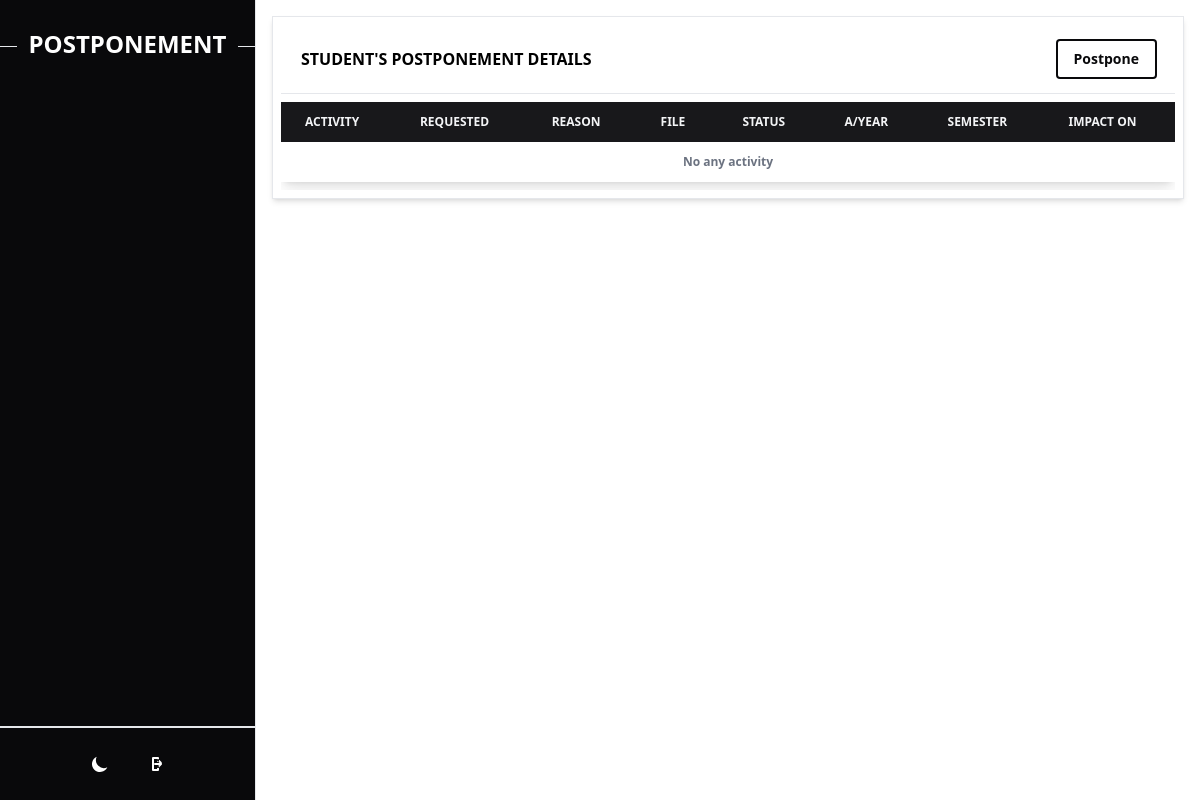
The page /postpone/ (signed in) on the database as committed earlier.
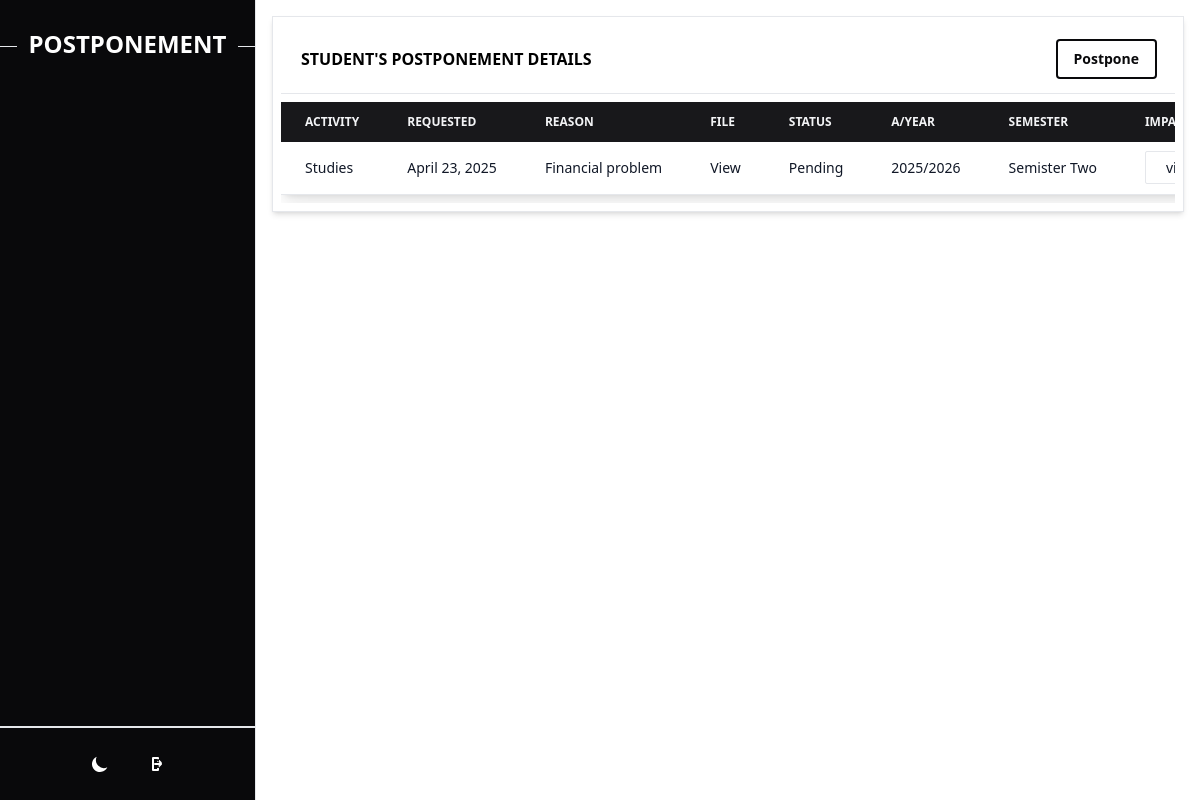
The same page on the database as committed later.
### postponement/models.py (models this page shows, shortened)
class Postponement(models.Model):
    postponementID = models.AutoField(primary_key=True)
    student = models.ForeignKey(Student, on_delete=models.CASCADE)
    status = models.CharField(max_length=15, default='Pending')
    activity = models.CharField(max_length=50)
    academicYear = models.ForeignKey(AcademicYear, on_delete=models.CASCADE)
    requested = models.DateField(auto_now_add=True)
    scheduleSemester = models.ForeignKey(ScheduleSemester, on_delete=models.CASCADE)
    msg = models.TextField(null=True)
    reason = models.CharField(max_length=30)
    evidence = models.FileField(upload_to='evidence/', max_length=255)
    campus = models.ForeignKey(Campus, on_delete=models.CASCADE)
    expire = models.DateField(null=True)

### postponement/views.py (the view)
# urls.py: path('', views.landing, name="home"),
def landing(req):
    student_id_level = Student.objects.values('id','educationLevel','campus').filter(user=req.user.id).first()
    postponements = Postponement.objects.values('status', 'postponementID', 'student__registrationNumber', 'activity', 'requested', 'reason', 'evidence', 'msg', 'scheduleSemester__semester__semesterName', 'academicYear__academicYearFrom', 'academicYear__academicYearTo').filter(student_id=student_id_level['id'])
    data = {
        'postponement' : postponements,
        'MEDIA_URL': settings.MEDIA_URL
    }
    print(postponements)
    return render(req, 'student_info.html', data)

### postponement/templates/student_info.html (shortened to what this page needs)
{% extends "_landing.html" %}
{% block landing %}
<section class="flex w-full items-center dark:bg-gray-900">
    <div class="w-full p-2 bg-white border border-gray-200 shadow-md dark:bg-gray-800 dark:border-gray-700">
        <div class="w-full px-1 mx-auto">
            <div class="relative overflow-hidden bg-white dark:bg-gray-800 sm:rounded-lg">
              <div class="flex-row items-center justify-between p-4 space-y-3 sm:flex sm:space-y-0 sm:space-x-4">
                <div>
                  <h5 class="mr-3 font-semibold dark:text-white uppercase">Student's Postponement Details</h5>
                </div>
                <a href="{% url "pspn:create" %}" type="button" class="flex items-center justify-center px-4 py-2 text-sm font-extrabold text-zinc-950 dark:text-white rounded-sm ring-2 ring-zinc-950 dark:ring-pink-900 outline-none hover:bg-gray-100 dark:hover:bg-gray-700">
                  Postpone
                </a>
              </div>
            </div>
        </div>
        <div class="relative overflow-x-auto border-t border-gray-200 dark:border-gray-700 py-2">
            <table class="w-full text-sm text-left rtl:text-right text-gray-500 dark:text-gray-400">
                <thead class="text-xs text-gray-100 font-extrabold uppercase bg-zinc-900 dark:bg-gray-700 dark:text-gray-400">
                    <tr>
                        <th scope="col" class="px-6 py-3">Activity</th>
                        <th scope="col" class="px-6 py-3">Requested</th>
                        <th scope="col" class="px-6 py-3">Reason</th>
                        <th scope="col" class="px-6 py-3">File</th>
                        <th scope="col" class="px-6 py-3">Status</th>
                        <th scope="col" class="px-6 py-3">A/Year</th>
                        <th scope="col" class="px-6 py-3">Semester</th>
                        <th scope="col" class="px-6 py-3">Impact on</th>
                    </tr>
                </thead>
                <tbody class="shadow-lg">
                    {% if postponement %}
                        {% for postponed in postponement %}
                            <tr class="bg-white border-b dark:bg-gray-800 dark:border-gray-700 border-gray-200">
                                <td scope="row" class="px-6 py-4 font-medium text-gray-900 whitespace-nowrap dark:text-white"> {{ postponed.activity }} </td>
                                <td class="px-6 py-4 font-medium text-gray-900 whitespace-nowrap dark:text-white"> {{ postponed.requested }} </td>
                                <td class="px-6 py-4 font-medium text-gray-900 whitespace-nowrap dark:text-white"> {{ postponed.reason }} </td>
                                <td class="px-6 py-4 font-medium text-gray-900 whitespace-nowrap dark:text-white">
                                    <button class="PDF-open" data-modal-target="static-modal" data-modal-toggle="static-modal" onclick="PDF_OPEN('{{ MEDIA_URL }}{{ postponed.evidence }}')">View</button>
                                </td>
                                <td class="px-6 py-4 font-medium text-gray-900 whitespace-nowrap dark:text-white"> {{ postponed.status }} </td>
                                <td class="px-6 py-4 font-medium text-gray-900 whitespace-nowrap dark:text-white"> {{ postponed.academicYear__academicYearFrom|date:"Y" }}/{{ postponed.academicYear__academicYearTo|date:"Y" }} </td>
                                <td class="px-6 py-4 font-medium text-gray-900 whitespace-nowrap dark:text-white"> {{ postponed.scheduleSemester__semester__semesterName }} </td>
                                <td class="px-6 py-4 font-medium text-gray-900 whitespace-nowrap dark:text-white">
                                    {% if postponed.activity == 'Examination' %}
                                            <a href="{% url "pspn:activity" postponed.postponementID %}" role="button" class="py-1.5 px-5 me-2 mb-0 text-sm font-medium text-gray-900 focus:outline-none bg-white rounded-sm border border-gray-200 hover:bg-gray-100 hover:text-blue-700 focus:z-10 focus:ring-4 focus:ring-gray-100 dark:focus:ring-gray-700 dark:bg-gray-800 dark:text-gray-400 dark:border-gray-600 dark:hover:text-white dark:hover:bg-gray-700">
                                                view
                                            </a>
                                    {% else %}
                                            <a href="{% url "pspn:activity_two" postponed.postponementID %}" role="button" class="py-1.5 px-5 me-2 mb-0 text-sm font-medium text-gray-900 focus:outline-none bg-white rounded-sm border border-gray-200 hover:bg-gray-100 hover:text-blue-700 focus:z-10 focus:ring-4 focus:ring-gray-100 dark:focus:ring-gray-700 dark:bg-gray-800 dark:text-gray-400 dark:border-gray-600 dark:hover:text-white dark:hover:bg-gray-700">
                                                view
                                            </a>
                                    {% endif %}
                                </td>
                            </tr>
                        {% endfor %}
                    {% else %}
                        <tr>
                            <td colspan="8" class="py-3 text-xs text-center font-semibold">
                                No any activity
                            </td>
                        </tr>
                    {% endif %}
                </tbody>
            </table>
        </div>
    </div>
  </section>
{% endblock landing %}

### postponement/templates/_landing.html (shortened to what this page needs)
{% extends "_base.html" %}
{% block scripts %}
    <link href="https://cdn.datatables.net/v/dt/dt-2.2.2/datatables.min.css" rel="stylesheet">
{% endblock scripts %}
{% block content %}
    <div class="antialiased dark:bg-gray-900">
       <aside class="fixed top-0 left-0 z-40 w-64 h-screen transition-transform -translate-x-full bg-zinc-950 border-r border-gray-200 md:translate-x-0 dark:bg-gray-800 dark:border-gray-700" aria-label="Sidenav" id="drawer-navigation">
            <div class="flex flex-row items-center justify-center text-white text-center py-7 font-extrabold text-2xl">
                <hr class="mt-4 w-48 me-3 h-3"> POSTPONEMENT  <hr class="mt-4 w-48 ms-3 h-3">
            </div>
            <div class="overflow-y-auto px-3 h-full bg-zinc-950 dark:bg-gray-800">
            </div>
            <div class="border-t-2 border-gray-200 dark:border-gray-700 absolute bottom-0 left-0 justify-center p-4 space-x-4 w-full lg:flex bg-zinc-950 dark:bg-gray-800 z-20">
                <div class="">
                    <button data-tooltip-target="tooltip-settings" id="theme-toggle" type="button" class="text-white hover:bg-zinc-900 dark:hover:bg-gray-700 focus:outline-none rounded-full text-sm p-2.5">
                        <svg id="theme-toggle-dark-icon" class="hidden w-5 h-5" fill="currentColor" viewBox="0 0 20 20" xmlns="http://www.w3.org/2000/svg"><path d="M17.293 13.293A8 8 0 016.707 2.707a8.001 8.001 0 1010.586 10.586z"></path></svg>
                    </button>
                </div>
                {% if user.is_authenticated %}
                <div class="">
                    <button onclick="location.href = '{% url 'logout' %}'" data-tooltip-target="tooltip-sign-out" id="out-sign" type="button" class="text-white hover:bg-zinc-900 dark:hover:bg-gray-700 focus:outline-none rounded-full text-sm p-2.5">
                    </button>
                </div>
                {% endif %}
            </div>
        </aside>
        <main class="p-4 md:ml-64 h-auto relative">
            <div class="mt-10 md:mt-0">
                {% block landing %}{% endblock landing %}
            </div>
        </main>
    </div>
{% endblock content %}

### templates/_base.html (shortened to what this page needs)
{% load static tailwind_tags %}
<!DOCTYPE html>
<html lang="en">
<head>
    {% tailwind_css %}
    {% block scripts %}{% endblock scripts %}
</head>
<body class="bg-white dark:bg-gray-900">
    <div class="">
        {% block content %}{% endblock content %}
    </div>
</body>
</html>

Rows that differ between the two databases and show on the page:
added Postponement: activity "Studies", requested "April 23, 2025", reason "Financial problem", status "Pending", academicYear__academicYearFrom "2025", academicYear__academicYearTo "2026", scheduleSemester__semester__semesterName "Semister Two", shows "view"
Other text that changed with them:
text no longer shown: "No any activity"
